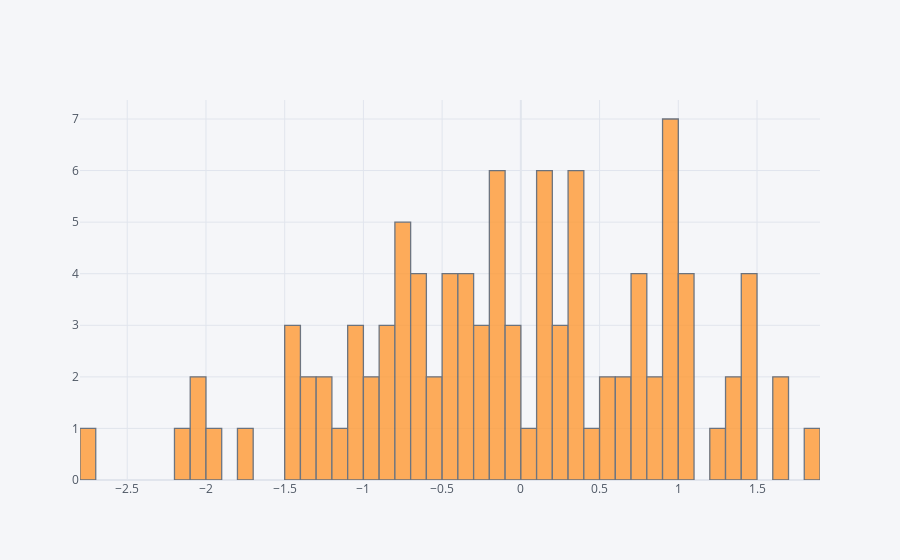

Notebook code cell kept with this figure:
### Markdown cell above
# Histogram

### Code cell
#Creating histogram plot for column A of df
df['A'].iplot(kind='hist',bins=50)

### Figure 1 — Plotly figure (JSON) as saved in the notebook; plotly's stock layout.template omitted (floating-point values rounded to 4 significant figures)
{"data": [{"histfunc": "count", "histnorm": "", "marker": {"color": "rgba(255, 153, 51, 1.0)", "line": {"color": "#4D5663", "width": 1.3}}, "name": "A", "nbinsx": 50, "opacity": 0.8, "orientation": "v", "type": "histogram", "x": [0.96, -0.1535, -0.7832, 0.3157, 0.3881, -0.656, -1.446, -0.8311, -0.53, -0.9053, -1.078, 0.171, 0.1941, 0.1958, 0.4035, -0.3611, -0.2915, -0.2507, -0.1295, 0.5531, -1.371, -0.7513, 0.2497, -1.952, 0.7768, -2.022, 0.548, -0.7941, 0.3578, -0.5057, -0.8859, 1.217, -0.4887, -0.1021, 1.038, 1.461, 0.08219, -1.01, -1.224, -0.01138, -0.9596, 0.6567, 1.49, -0.3871, 0.7148, -0.6049, -1.485, 0.9147, -1.707, 0.1331, 0.945, -2.76, -0.771, -1.023, -1.197, -0.416, -0.806, 0.9486, -0.04006, 1.34, 1.801, 1.677, 0.3703, -1.303, -0.711, 0.9572, -0.4916, 1.073, -0.3634, 0.1027, -0.1434, 0.1621, 0.9672, 1.33, -0.1205, -0.37, -0.6394, 0.9112, -0.04177, 1.044, -0.4233, 0.7441, 0.8427, -1.492, 1.698, 0.3714, 1.487, 0.2623, 1.444, -2.053, 1.091, 0.7259, -0.1143, 0.6772, -0.6318, 0.2145, 0.8171, 0.385, -0.2558, -2.171, -1.253]}], "layout": {"barmode": "overlay", "legend": {"bgcolor": "#F5F6F9", "font": {"color": "#4D5663"}}, "paper_bgcolor": "#F5F6F9", "plot_bgcolor": "#F5F6F9", "title": {"font": {"color": "#4D5663"}}, "xaxis": {"gridcolor": "#E1E5ED", "showgrid": true, "tickfont": {"color": "#4D5663"}, "title": {"font": {"color": "#4D5663"}, "text": ""}, "zerolinecolor": "#E1E5ED"}, "yaxis": {"gridcolor": "#E1E5ED", "showgrid": true, "tickfont": {"color": "#4D5663"}, "title": {"font": {"color": "#4D5663"}, "text": ""}, "zerolinecolor": "#E1E5ED"}}}
